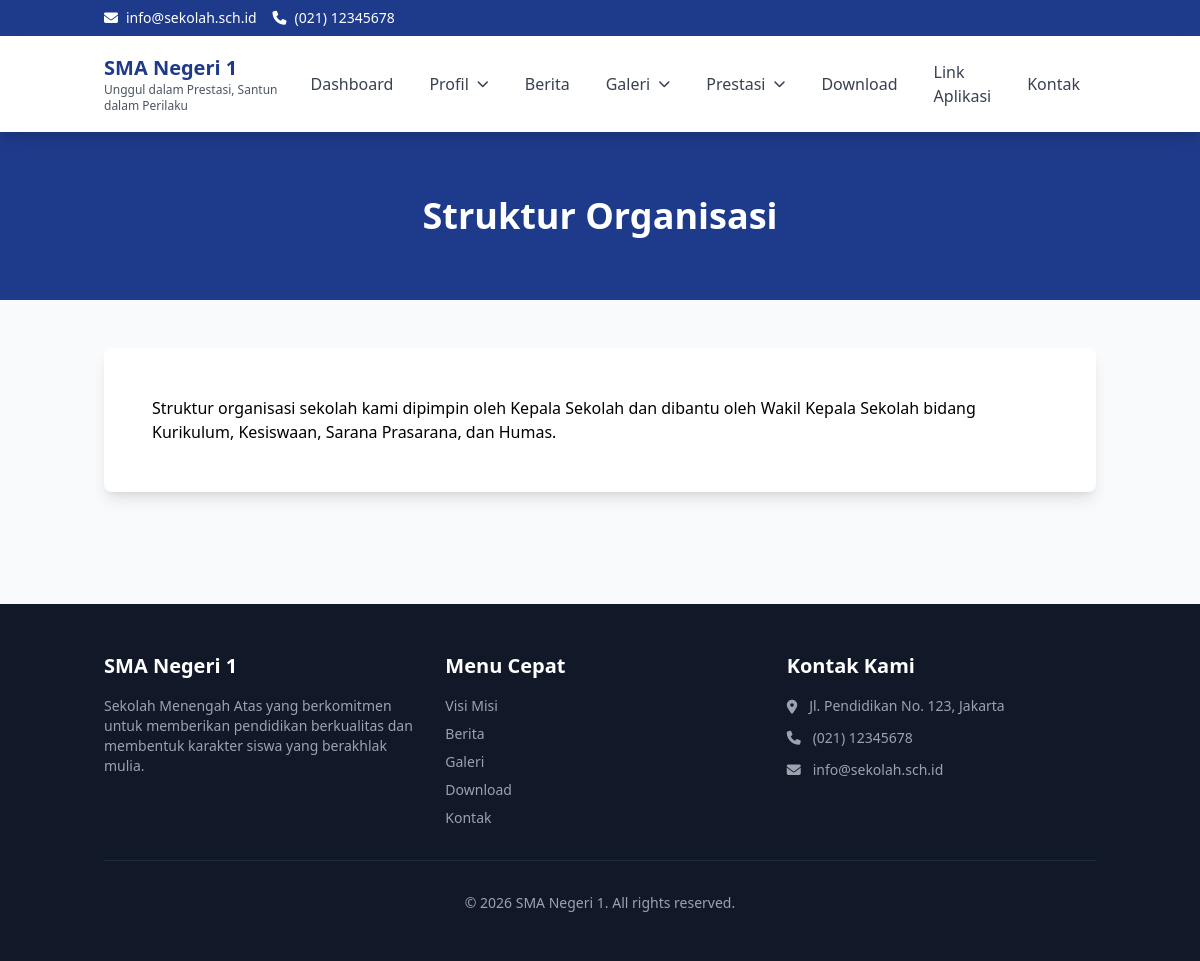
Page /index.php/profil/struktur_organisasi on the committed database.
### tables this page shows
CREATE TABLE `kontak` (
  `id` int(11) NOT NULL AUTO_INCREMENT,
  `alamat` text NOT NULL,
  `telepon` varchar(50) DEFAULT NULL,
  `fax` varchar(50) DEFAULT NULL,
  `email` varchar(255) DEFAULT NULL,
  `maps_embed` text DEFAULT NULL,
  `facebook` varchar(255) DEFAULT NULL,
  `instagram` varchar(255) DEFAULT NULL,
  `twitter` varchar(255) DEFAULT NULL,
  `youtube` varchar(255) DEFAULT NULL,
  `created_at` datetime DEFAULT CURRENT_TIMESTAMP,
  `updated_at` datetime DEFAULT CURRENT_TIMESTAMP ON UPDATE CURRENT_TIMESTAMP,
  PRIMARY KEY (`id`)
);

CREATE TABLE `settings` (
  `id` int(11) NOT NULL AUTO_INCREMENT,
  `nama_sekolah` varchar(255) NOT NULL,
  `singkatan` varchar(50) DEFAULT NULL,
  `logo` varchar(255) DEFAULT NULL,
  `favicon` varchar(255) DEFAULT NULL,
  `tagline` varchar(255) DEFAULT NULL,
  `deskripsi` text DEFAULT NULL,
  `meta_keywords` text DEFAULT NULL,
  `meta_description` text DEFAULT NULL,
  `created_at` datetime DEFAULT CURRENT_TIMESTAMP,
  `updated_at` datetime DEFAULT CURRENT_TIMESTAMP ON UPDATE CURRENT_TIMESTAMP,
  PRIMARY KEY (`id`)
);

CREATE TABLE `profil` (
  `id` int(11) NOT NULL AUTO_INCREMENT,
  `jenis` enum('visi_misi','sejarah','struktur_organisasi','keunggulan') NOT NULL,
  `judul` varchar(255) NOT NULL,
  `konten` text NOT NULL,
  `gambar` varchar(255) DEFAULT NULL,
  `created_at` datetime DEFAULT CURRENT_TIMESTAMP,
  `updated_at` datetime DEFAULT CURRENT_TIMESTAMP ON UPDATE CURRENT_TIMESTAMP,
  PRIMARY KEY (`id`),
  UNIQUE KEY `jenis` (`jenis`)
);

### application/core/MY_Controller.php (called while the page is built, shortened)
<?php
class Public_Controller extends MY_Controller {
    public function __construct() {
        $this->load->model('settings_model');
        $this->load->model('kontak_model');
    }
    protected function render_public($view, $data = []) {
        $data['settings'] = $this->settings_model->get();
        $data['kontak'] = $this->kontak_model->get();
        $this->load->view('public/layouts/header', $data);
        $this->load->view($view, $data);
        $this->load->view('public/layouts/footer', $data);
    }
}

### application/controllers/Profil.php (called while the page is built, shortened)
<?php
class Profil extends Public_Controller {
    public function struktur_organisasi() {
        $data['title'] = 'Struktur Organisasi';
        $data['profil'] = $this->profil_model->get_by_jenis('struktur_organisasi');
        $this->render_public('public/profil/view', $data);
    }
}

### index.php (called while the page is built, shortened)
<?php
require_once BASEPATH.'core/CodeIgniter.php';

### application/models/Kontak_model.php (called while the page is built, shortened)
<?php
class Kontak_model extends CI_Model {
    private $table = 'kontak';
    public function get() {
        return $this->db->get($this->table)->row();
    }
}

### application/models/Settings_model.php (called while the page is built, shortened)
<?php
class Settings_model extends CI_Model {
    private $table = 'settings';
    public function get() {
        return $this->db->get($this->table)->row();
    }
}

### application/models/Profil_model.php (called while the page is built, shortened)
<?php
class Profil_model extends CI_Model {
    private $table = 'profil';
    public function get_by_jenis($jenis) {
        return $this->db->get_where($this->table, ['jenis' => $jenis])->row();
    }
}

### application/views/public/profil/view.php (the view, shortened to what this page needs)
<div class="bg-blue-900 text-white py-16">
    <div class="container mx-auto px-4">
        <h1 class="text-4xl font-bold text-center"><?= $title ?></h1>
    </div>
</div>
<div class="container mx-auto px-4 py-12">
    <?php if($profil): ?>
    <div class="bg-white rounded-lg shadow-lg p-8 md:p-12">
        <div class="prose max-w-none">
            <?= $profil->konten ?>
        </div>
    </div>
    <?php else: ?>
    <div class="text-center py-12">
        <p class="text-gray-500 text-lg">Konten belum tersedia</p>
    </div>
    <?php endif; ?>
</div>

### application/views/public/layouts/header.php (shortened to what this page needs)
<!DOCTYPE html>
<html lang="id">
<head>
    <script src="https://cdn.tailwindcss.com"></script>
    <link rel="stylesheet" href="https://cdnjs.cloudflare.com/ajax/libs/font-awesome/6.4.0/css/all.min.css">
</head>
<body class="bg-gray-50">
    <div class="bg-blue-900 text-white py-2 hidden md:block">
        <div class="container mx-auto px-4">
            <div class="flex justify-between items-center text-sm">
                <div class="flex items-center space-x-4">
                    <?php if(isset($kontak) && $kontak->email): ?>
                        <span><i class="fas fa-envelope mr-2"></i><?= $kontak->email ?></span>
                    <?php endif; ?>
                    <?php if(isset($kontak) && $kontak->telepon): ?>
                        <span><i class="fas fa-phone mr-2"></i><?= $kontak->telepon ?></span>
                    <?php endif; ?>
                </div>
            </div>
        </div>
    </div>
    <nav class="bg-white shadow-lg sticky top-0 z-50">
        <div class="container mx-auto px-4">
            <div class="flex justify-between items-center py-4">
                <div class="flex items-center space-x-3">
                    <div>
                        <h1 class="text-xl font-bold text-blue-900"><?= isset($settings) ? $settings->nama_sekolah : 'Sekolah' ?></h1>
                        <?php if(isset($settings) && $settings->tagline): ?>
                            <p class="text-xs text-gray-600"><?= $settings->tagline ?></p>
                        <?php endif; ?>
                    </div>
                </div>
                <div class="hidden lg:flex items-center space-x-1">
                    <a href="<?= base_url() ?>" class="px-4 py-2 text-gray-700 hover:text-blue-600 hover:bg-blue-50 rounded-lg transition">Dashboard</a>
                    <div class="relative group">
                        <button class="px-4 py-2 text-gray-700 hover:text-blue-600 hover:bg-blue-50 rounded-lg transition flex items-center">
                            Profil <i class="fas fa-chevron-down ml-2 text-xs"></i>
                        </button>
                    </div>
                    <a href="<?= base_url('berita') ?>" class="px-4 py-2 text-gray-700 hover:text-blue-600 hover:bg-blue-50 rounded-lg transition">Berita</a>
                    <div class="relative group">
                        <button class="px-4 py-2 text-gray-700 hover:text-blue-600 hover:bg-blue-50 rounded-lg transition flex items-center">
                            Galeri <i class="fas fa-chevron-down ml-2 text-xs"></i>
                        </button>
                    </div>
                    <div class="relative group">
                        <button class="px-4 py-2 text-gray-700 hover:text-blue-600 hover:bg-blue-50 rounded-lg transition flex items-center">
                            Prestasi <i class="fas fa-chevron-down ml-2 text-xs"></i>
                        </button>
                    </div>
                    <a href="<?= base_url('download') ?>" class="px-4 py-2 text-gray-700 hover:text-blue-600 hover:bg-blue-50 rounded-lg transition">Download</a>
                    <a href="<?= base_url('link-aplikasi') ?>" class="px-4 py-2 text-gray-700 hover:text-blue-600 hover:bg-blue-50 rounded-lg transition">Link Aplikasi</a>
                    <a href="<?= base_url('kontak') ?>" class="px-4 py-2 text-gray-700 hover:text-blue-600 hover:bg-blue-50 rounded-lg transition">Kontak</a>
                </div>
            </div>
        </div>
    </nav>

### application/views/public/layouts/footer.php (shortened to what this page needs)
    <footer class="bg-gray-900 text-white mt-16">
        <div class="container mx-auto px-4 py-12">
            <div class="grid grid-cols-1 md:grid-cols-3 gap-8">
                <div>
                    <h3 class="text-xl font-bold mb-4"><?= isset($settings) ? $settings->nama_sekolah : 'Sekolah' ?></h3>
                    <?php if(isset($settings) && $settings->deskripsi): ?>
                        <p class="text-gray-400 text-sm"><?= character_limiter(strip_tags($settings->deskripsi), 150) ?></p>
                    <?php endif; ?>
                </div>
                <div>
                    <h3 class="text-xl font-bold mb-4">Menu Cepat</h3>
                    <ul class="space-y-2 text-gray-400 text-sm">
                        <li><a href="<?= base_url('profil/visi_misi') ?>" class="hover:text-white transition">Visi Misi</a></li>
                        <li><a href="<?= base_url('berita') ?>" class="hover:text-white transition">Berita</a></li>
                        <li><a href="<?= base_url('galeri/foto') ?>" class="hover:text-white transition">Galeri</a></li>
                        <li><a href="<?= base_url('download') ?>" class="hover:text-white transition">Download</a></li>
                        <li><a href="<?= base_url('kontak') ?>" class="hover:text-white transition">Kontak</a></li>
                    </ul>
                </div>
                <div>
                    <h3 class="text-xl font-bold mb-4">Kontak Kami</h3>
                    <ul class="space-y-3 text-gray-400 text-sm">
                        <?php if(isset($kontak) && $kontak->alamat): ?>
                            <li class="flex items-start">
                                <i class="fas fa-map-marker-alt mt-1 mr-3"></i>
                                <span><?= $kontak->alamat ?></span>
                            </li>
                        <?php endif; ?>
                        <?php if(isset($kontak) && $kontak->telepon): ?>
                            <li class="flex items-center">
                                <i class="fas fa-phone mr-3"></i>
                                <span><?= $kontak->telepon ?></span>
                            </li>
                        <?php endif; ?>
                        <?php if(isset($kontak) && $kontak->email): ?>
                            <li class="flex items-center">
                                <i class="fas fa-envelope mr-3"></i>
                                <span><?= $kontak->email ?></span>
                            </li>
                        <?php endif; ?>
                    </ul>
                </div>
            </div>
            <div class="border-t border-gray-800 mt-8 pt-8 text-center text-gray-400 text-sm">
                <p>&copy; <?= date('Y') ?> <?= isset($settings) ? $settings->nama_sekolah : 'Sekolah' ?>. All rights reserved.</p>
            </div>
        </div>
    </footer>
</body>
</html>

### rows in the picture
kontak: email "info@sekolah.sch.id", telepon "(021) 12345678", alamat "Jl. Pendidikan No. 123, Jakarta"
settings: nama_sekolah "SMA Negeri 1", tagline "Unggul dalam Prestasi, Santun dalam Perilaku", deskripsi "Sekolah Menengah Atas yang berkomitmen untuk memberikan pendidikan berkualitas dan membentuk karakter siswa yang berakhlak mulia."
profil: konten "Struktur organisasi sekolah kami dipimpin oleh Kepala Sekolah dan dibantu oleh Wakil Kepala Sekolah bidang Kurikulum, Kesiswaan, Sarana Prasarana, dan Humas."

### other values in the picture
$title "Struktur Organisasi"
